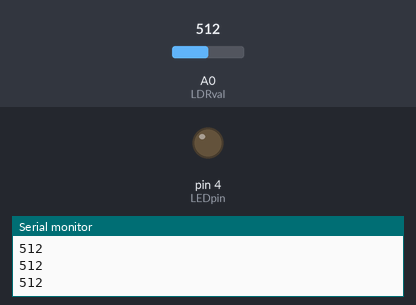
A sketch run on a simulated Arduino Uno, built with avr-gcc and run on an emulated ATmega328P. Parts: output pins drawn as LEDs (lit = HIGH), the last lines printed to the serial monitor. Inputs (shaded band) come from the test bench; at power-on: A0 (LDRval) = 512.

Above: at 1.2 s.
1.3 s: A0 (LDRval) set to 410
2.8 s: A0 (LDRval) set to 384
At 3.6 s:
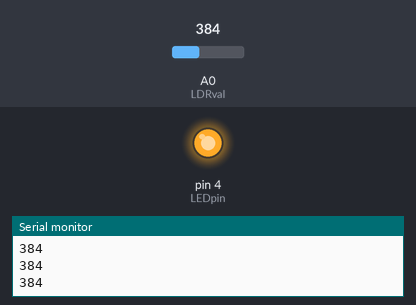
4.3 s: A0 (LDRval) set to 511
At 4.8 s:
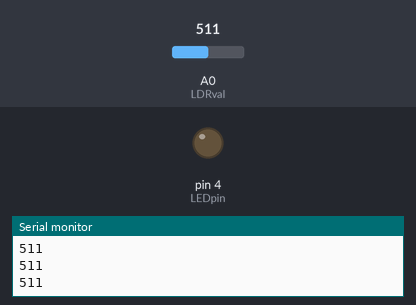
5.8 s: A0 (LDRval) set to 390
At 7.1 s:
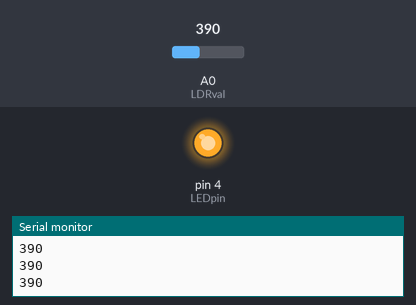
Timing chart, 0 to 8.3 s (numbered marks = the images above; inputs shaded):
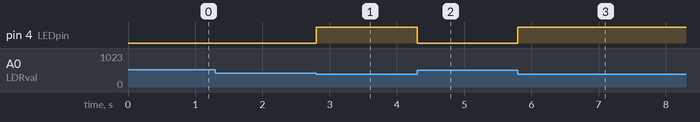

Measured:
- the behaviour switches between 400 and 399 on A0 (LDRval) (found by bisection; images 0 and 1)
- after the input at 2.8 s, pin 4 (LEDpin): LOW → HIGH at once
- after the input at 4.3 s, pin 4 (LEDpin): HIGH → LOW at once
- after the input at 5.8 s, pin 4 (LEDpin): LOW → HIGH at once

The sketch:

AutomaticLightCode.ino
```cpp
int LEDpin = 4;
#define LDRval A0
int SenseVal = 0;
int ThresholdVal = 400;
void setup()
{

Serial.begin(9600);
Serial.println("AUTOMATIC LIGHT CONTROL SYSTEM");
pinMode(LEDpin, OUTPUT);
pinMode(LDRval, INPUT);

}

void loop()
{
  SenseVal = analogRead(LDRval);
  if(SenseVal < ThresholdVal)
   {
      digitalWrite(LEDpin, HIGH);
       Serial.println(SenseVal);
   }
   else
   {
     digitalWrite(LEDpin,LOW);
      Serial.println(SenseVal);
   }}
```
